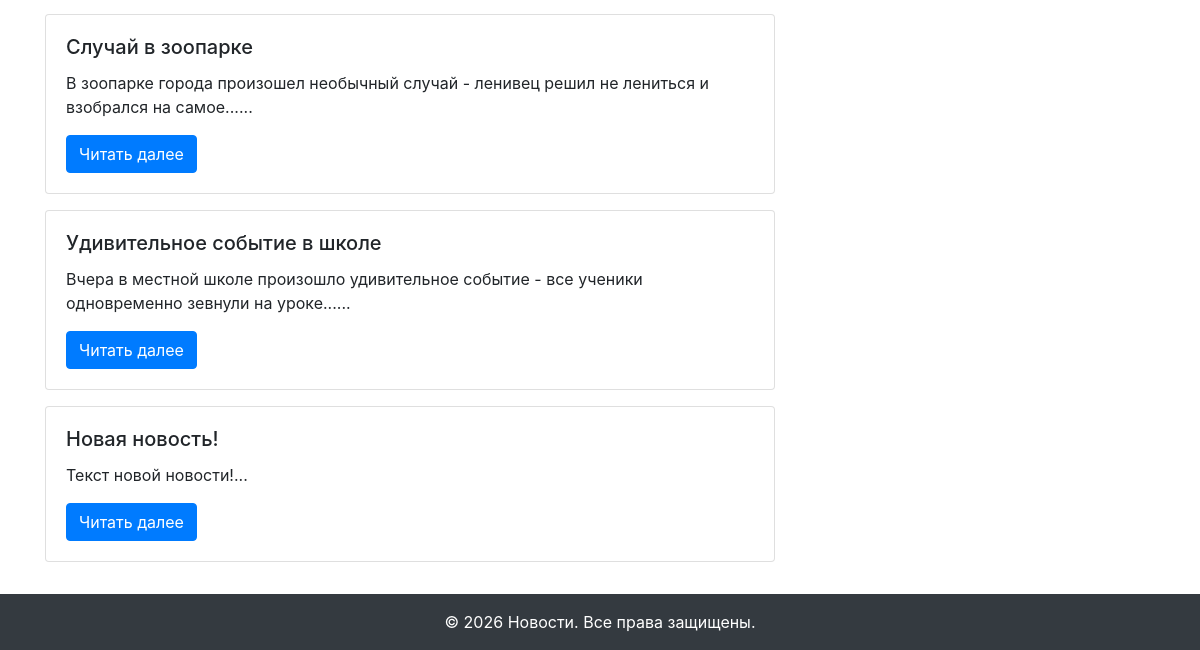
Before: / (lower part) with the older database file.
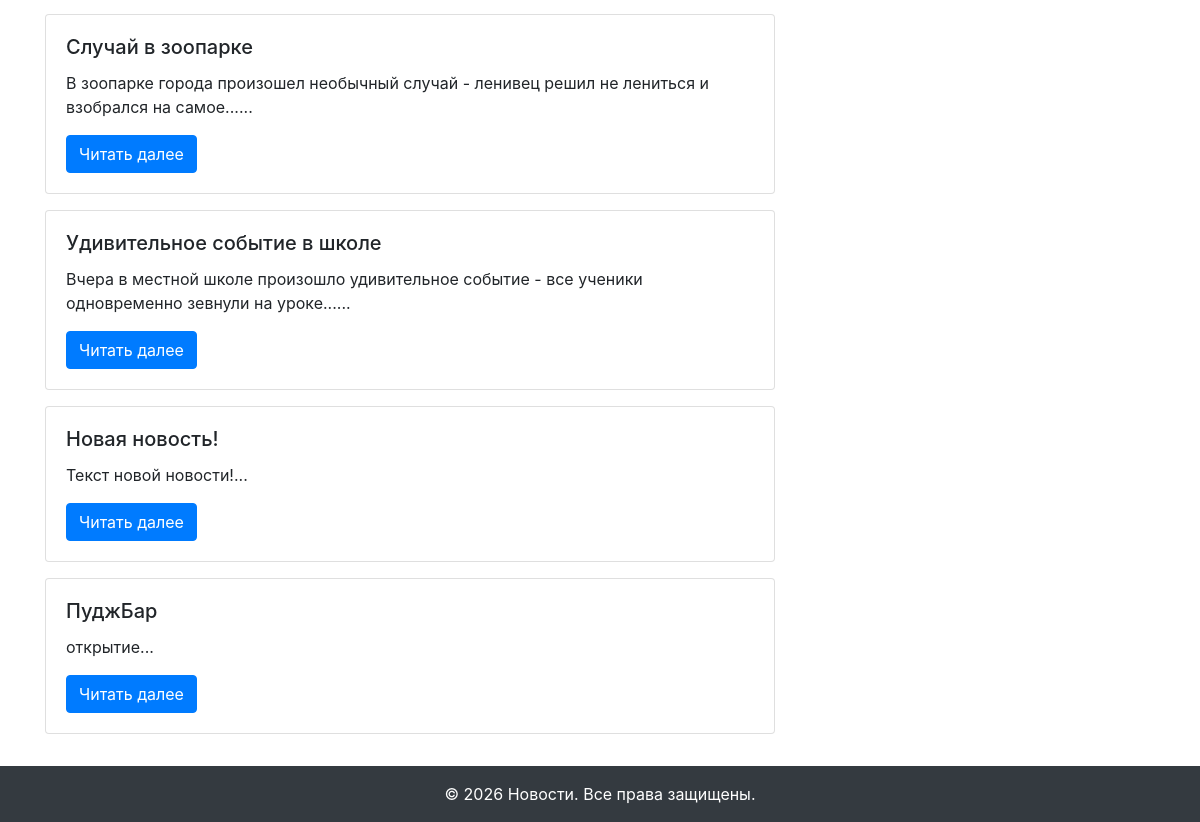
After: the same page with the newer database file.
### models.py (models this page shows, shortened)
class News(db.Model):
    id = db.Column(db.Integer, primary_key=True)
    title = db.Column(db.String(255), unique=True, nullable= False)
    text = db.Column(db.Text, nullable= False)
    created_date = db.Column(db.DateTime, default=datetime.now)
    category_id = db.Column(db.Integer, db.ForeignKey('category.id'), nullable=False)
    category = db.relationship('Category', back_populates='news')
    user_id = db.Column(db.Integer, db.ForeignKey('user.id'))
    user = db.relationship('User', back_populates='news')

### views.py (the view)
@app.route('/')
def home_page():
    news_list = News.query.all()
    categories= Category.query.all()
    return render_template('index.html', news=news_list, categories=categories)

### templates/index.html (shortened to what this page needs)
{% extends "base.html" %}
{% block content %}
  {% for item in news %}
    <div class="card mb-3">
      <div class="card-body">
        <h5 class="card-title">{{ item.title }}</h5>
        <p class="card-text">{{ item.text|truncate(100) }}...</p>
        <a href="{{ url_for('news_detail', id=item.id) }}" class="btn btn-primary">Читать далее</a>
      </div>
    </div>
  {% else %}
    <p class="card-text">Новостей пока нет!</p>
  {% endfor %}
{% endblock content %}

Changed rows visible on the page:
added News: title "ПуджБар", text "открытие"
